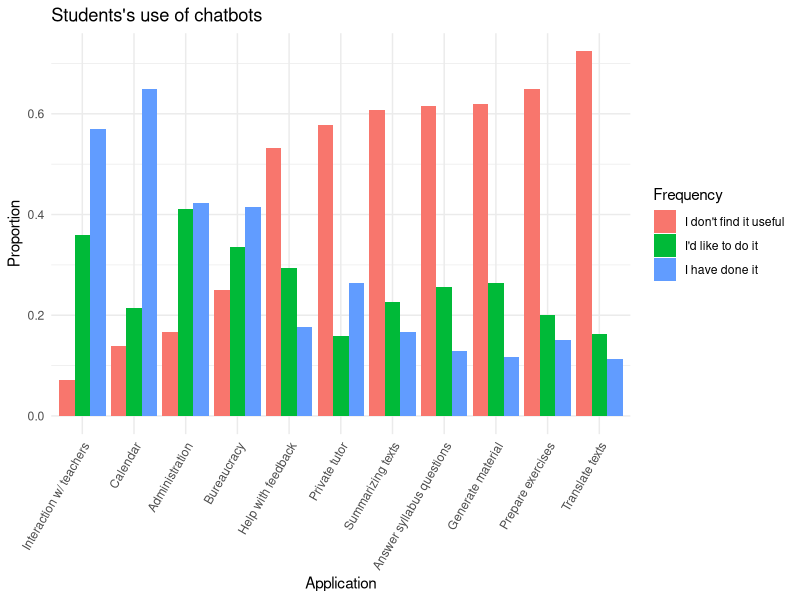

Generate this figure with R:
## ---- chunk 1
library(ggplot2)
library(dplyr)
library(tidyr)

frecuencias_data <- read.csv("../data/frecuencias-uso.csv", header = TRUE, na.strings="", sep = ";")

columnas <- strsplit("administrativas;burocracia;calendario;comunicacion-profesorado;feedback;generar-material;preguntas-temario;preparar-examen;profesor-particular;resumen;traduccion", ";")

resultados_uso <- data.frame( uso=character(),
                              frecuencia=character(),
                              respuestas=numeric(),
                              porcentaje = numeric() );

for ( i in columnas[[1]] ) {
  i <- gsub("-", ".", i)

  porcentajes_data <-  frecuencias_data[i] %>% drop_na() %>% group_by(.data[[i]]) %>%
  summarise(Número = n()) %>%
  mutate(Proporción = Número / sum(Número))

  porcentajes_data$Frecuencia <- factor(porcentajes_data[[i]],
                                        levels = c("No me parece útil", "Me gustaría hacerlo", "Lo he hecho"))

  for (j in levels(porcentajes_data$Frecuencia) ) {
    resultados_uso <- rbind( resultados_uso,
                             data.frame( uso = i,
                                         frecuencia = j,
                                         respuestas = sum( porcentajes_data$Número[porcentajes_data$Frecuencia == j] ),
                                         porcentaje = sum( porcentajes_data$Proporción[porcentajes_data$Frecuencia == j] )
                             )
    )
  }

}


resultados_uso$uso <- factor(resultados_uso$uso,
                             levels = resultados_uso %>%
                               filter(frecuencia == "Lo he hecho") %>%
                               arrange(porcentaje) %>% pull(uso)
                             )
translated_labels <- c("Interaction w/ teachers",
                               "Calendar",
                               "Administration",
                               "Bureaucracy",
                               "Help with feedback",
                               "Private tutor",
                               "Summarizing texts",
                       "Answer syllabus questions",
                               "Generate material",
                               "Prepare exercises",
                               "Translate texts")  
ggplot(resultados_uso, aes(x=uso, fill=frecuencia, y = porcentaje)) +
  geom_bar( stat="identity", position="dodge") +
  labs(title="Students's use of chatbots", x="Application", y="Proportion", fill="Frequency") +
  scale_fill_discrete( labels = c("I don't find it useful","I'd like to do it","I have done it"))+
  scale_x_discrete( labels = translated_labels ) +
  theme_minimal() +
  theme(axis.text.x = element_text(angle = 60, hjust = 1))
## ---- chunk 2
library(knitr)
library(kableExtra)
resultados_uso$porcentaje <- NULL
resultados_uso %>%
  pivot_wider(names_from = frecuencia, values_from = respuestas) %>%
  arrange(desc(`Lo he hecho`)) %>%
  kable( digits=2,
         col.names = c("Application", "It's not useful", "I'd like to do it", "I've done it"),
         caption = "How often I have used chatbots for this purpose",
  ) %>%
  kable_styling( full_width = FALSE )
